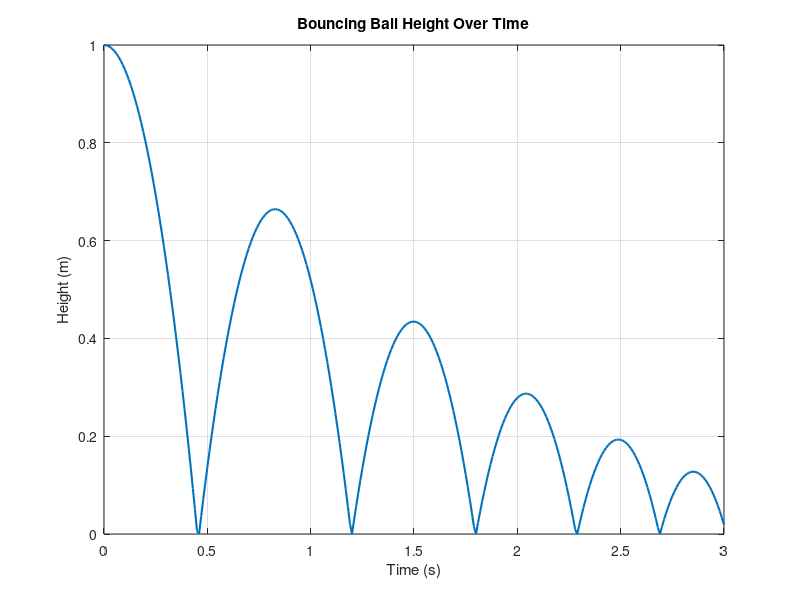
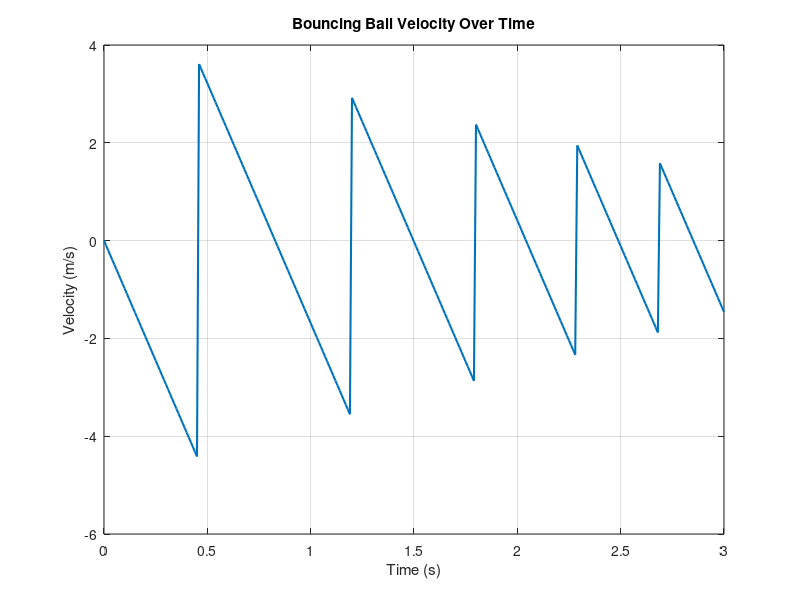

The MATLAB source for these figures, in order:
% Parameters 

g = 9.81;  % gravitational acceleration (m/s^2) 

k = 0.8;   % coefficient of restitution 

h = 1;     % initial height (m) 

v = 0;     % initial velocity (m/s) 

dt = 0.01; % time step (s) 

t_max = 3; % total simulation time (s) 

 % Time vector 

time = 0:dt:t_max; 

  

% Initialize arrays for height and velocity 

height = zeros(size(time)); 

velocity = zeros(size(time)); 

 % Initial conditions 

height(1) = h; 

velocity(1) = v; 

 % Simulation loop 

for i = 2:length(time) 

    if height(i-1) > 0 || velocity(i-1) ~= 0 

        % Update velocity in the air 

        velocity(i) = velocity(i-1) - g*dt; 

        % Update height 

        height(i) = height(i-1) + velocity(i-1)*dt - 0.5*g*dt^2;         

        % Check for collision with the ground 

        if height(i) < 0 

            % Correct the height 

            height(i) = 0; 

            % Invert and reduce the velocity with restitution 

            velocity(i) = -velocity(i) * k; 

        end 

    else 

        % Ball has come to rest 

        velocity(i) = 0; 

        height(i) = 0; 

    end 

end 

% Plot the results 

figure; 

plot(time, height, 'LineWidth', 1.5); 

xlabel('Time (s)'); 

ylabel('Height (m)'); 

title('Bouncing Ball Height Over Time'); 

grid on; 

  

% Optional: Plot velocity over time 

figure; 

plot(time, velocity, 'LineWidth', 1.5); 

xlabel('Time (s)'); 

ylabel('Velocity (m/s)'); 

title('Bouncing Ball Velocity Over Time'); 

grid on; 